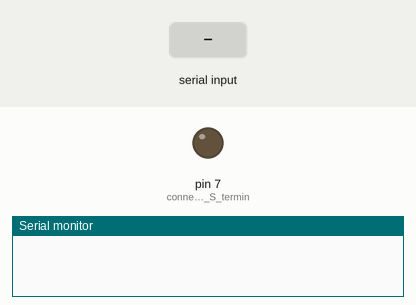
The sketch below on a simulated Arduino Uno, built with avr-gcc and run on an emulated ATmega328P. On the bench: output pins drawn as LEDs (lit = HIGH), the last lines printed to the serial monitor. The test bench sets the inputs (shaded band).

Above: at 1.2 s.
1.3 s: "1" received over Serial
At 2.1 s:
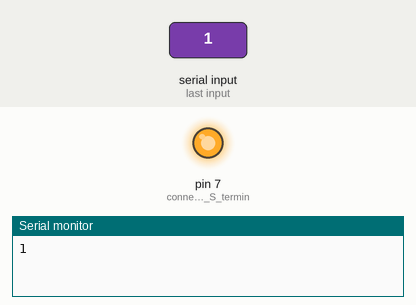
2.8 s: "0" received over Serial
At 3.2 s:
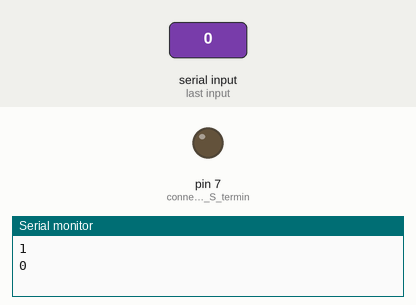
Timing chart, 0 to 5.8 s (numbered marks = the images above; inputs shaded):
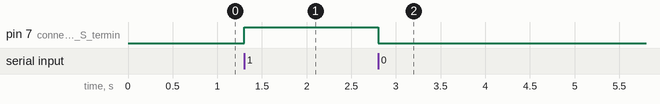

The sketch:

relayControl.ino
```cpp
char serialData;

void setup() {
  // put your setup code here, to run once:
  pinMode(7, OUTPUT); // connected to the S terminal of relay
  digitalWrite(7, LOW); //turn relay on
  Serial.begin(9600);
}

void loop() {
  // put your main code here, to run repeatedly:
    if(Serial.available() > 0)
    {
      serialData = Serial.read();
      Serial.println(serialData);

      if(serialData == '1')
      {
        digitalWrite(7, HIGH);
      }
      else if(serialData == '0')
      {
        digitalWrite(7, LOW);
//        delay(3000);
//        digitalWrite(7, LOW);
//        Serial.println("on");
      }
    }
}
```

Measured:
- after the input at 1.3 s, pin 7 (connected_to_the_S_termin): LOW → HIGH at once
- after the input at 2.8 s, pin 7 (connected_to_the_S_termin): HIGH → LOW at once
